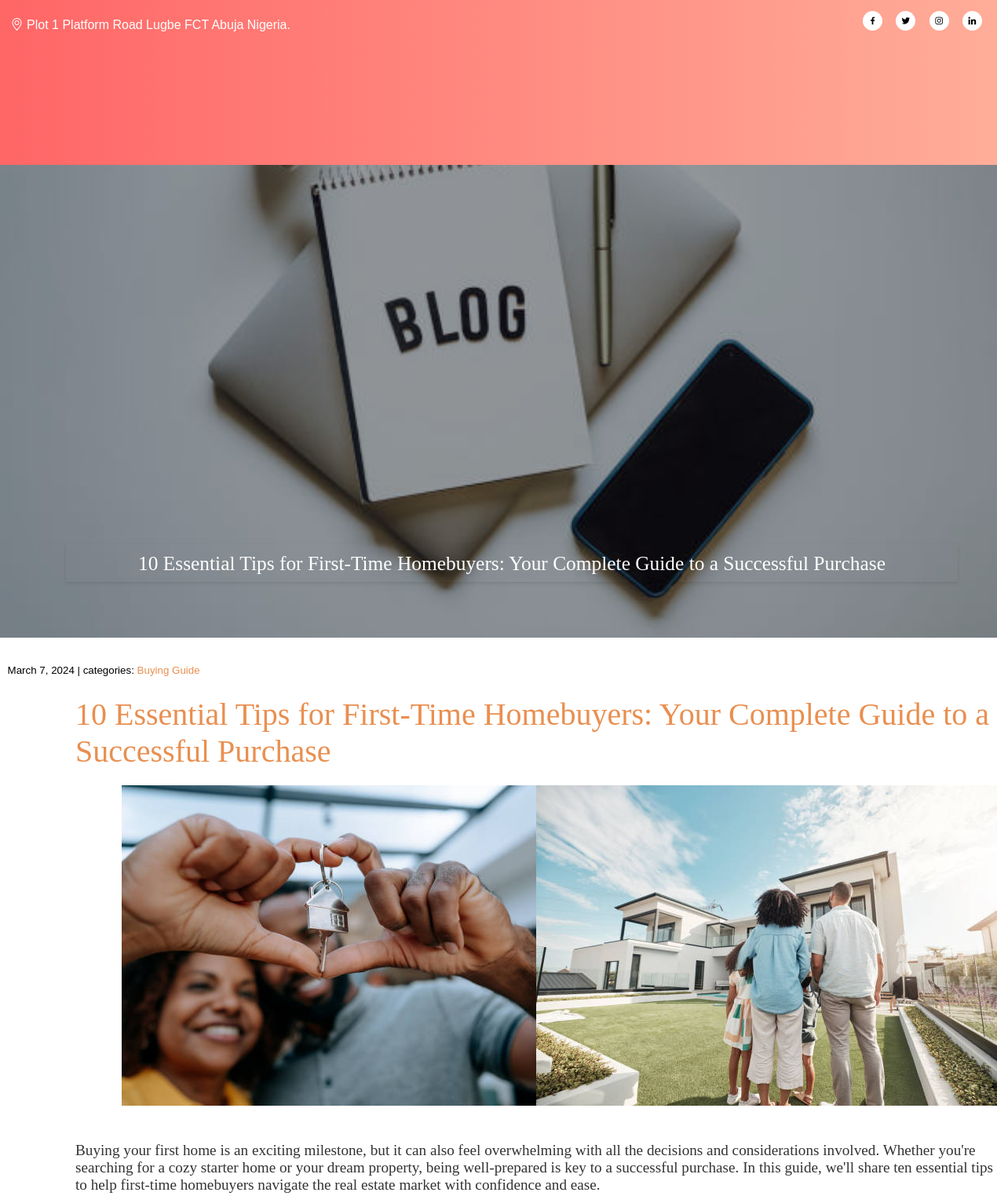
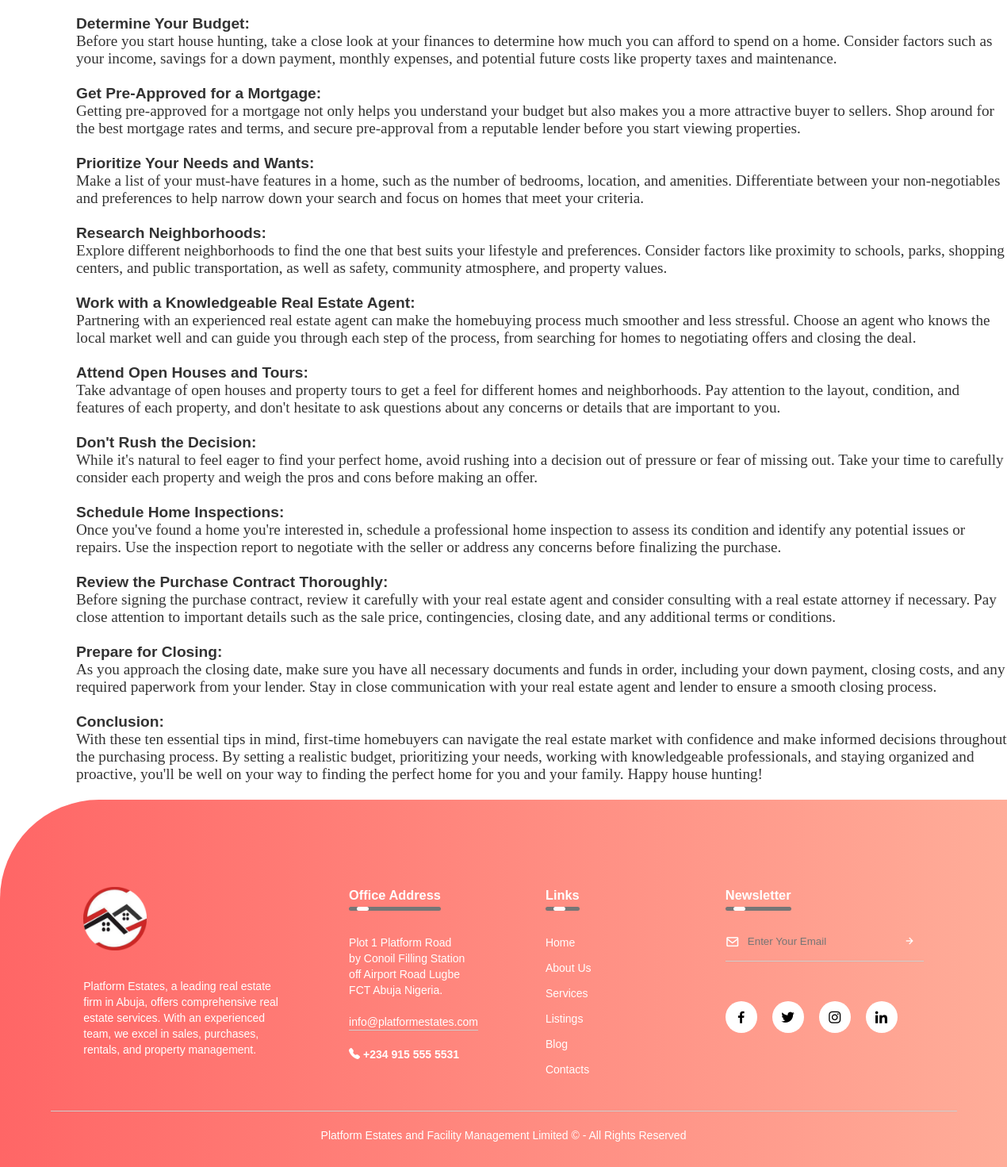
The app's page /post/4/ with its own data (2 pictures, top to bottom).
### estates/models.py (models this page shows, shortened)
class Post(models.Model):
    title = models.CharField(max_length = 300)
    body = models.TextField()
    image = models.ImageField(upload_to = 'media/', null = True, blank = True)
    image_1 = models.ImageField(upload_to='media/', null = True, blank = True)
    date_created = models.DateTimeField(auto_now_add = True)
    categories = models.ManyToManyField('Category', related_name = 'posts')

class Category(models.Model):
    name = models.CharField(max_length = 50)
    class Meta:
        verbose_name_plural = 'Categories'

### estates/views.py (the view)
# urls.py: path('post/<int:pk>/', views.blog_detail, name = 'blog_detail'),
def blog_detail(request, pk):
    post = Post.objects.get(pk=pk)
    comments = Comment.objects.filter(post=post)
    context = {
            'post': post,
            'comments': comments,
            }
    return render(request, 'pages/blog_detail.html', context)

### estates/templates/pages/blog_detail.html (shortened to what this page needs)
{% load static %}
<!DOCTYPE html>
<html>
    <head>
        <link rel = 'stylesheet' href='https://unpkg.com/boxicons@2.1.4/css/boxicons.min.css'>
        <link rel = 'stylesheet' href='https://cdn.jsdelivr.net/npm/bootstrap-icons@1.11.3/font/bootstrap-icons.min.css'>
        <link rel = 'stylesheet' href ='{% static 'head_foot.css' %}'>
        <link rel = 'stylesheet' href ='{% static 'home.css' %}'>
        <link rel = 'stylesheet' href  ='{% static 'blog.css' %}'>
    </head>
    <body>
        <div class = 'container'>
            <div class = 'pre_head'>
                <p> <span class = 'address'> <i class="bi bi-geo-alt"></i> Plot 1 Platform Road Lugbe FCT Abuja Nigeria.</span>
                    <span class = 'profile_links'>
                    <a href = 'https://www.facebook.com/profile.php?id=100089944118473'><i class='bx bxl-facebook'></i></a>
		            <a href = 'https://twitter.com/Platformestate3'><i class='bx bxl-twitter'></i></a>
		            <a href = 'https://www.instagram.com/platformestate/'><i class='bx bxl-instagram'></i></a>
		            <a href = 'https://ng.linkedin.com/in/platform-estates-bb3751263'><i class='bx bxl-linkedin'></i></a>
                    </span>
                </p>
            </div>
            <hr/>
    <header>
	    <div class="logo">
            <a href='/'><img src="{% static 'platform_logo (2).png' %}" alt="Platform Logo" class = 'logo'></a>
        </div>
	    <nav>
		    <ul>
			    <li><a href = '/' class = 'active'> Home </a></li>
			    <li><a href = '{% url 'about_us' %}'> About Us </a></li>
			    <li><a href = '#'> Services </a></li>
			    <li><a href = '#'> Listings </a></li>
			    <li><a href = '{% url 'blog' %}'> Blog </a></li>
			    <li><a href = '#'> Contact </a></li>
		    </ul>
	    </nav>
        <div class = 'quote'><p> {{ post.title }} </p></div>
    </header>
        <div class = 'small'><small>
            {{ post.date_created.date }} | categories:
            {% for category in post.categories.all %}
                <a href = '{% url 'blog_category' category.name %}'> {{ category.name }} </a>
            {% endfor %}
        </small></div>
        <div class = 'blog_content'>
            <h3> {{ post.title }} </h3>
            <div class = 'image'>
                <div class = 'img'>
                    {% if post.image %}
                        <img src="{{post.image.url}}" alt="{{ post.title }}"/>
                    {% endif %}
                </div>
                <div class = 'img'>
                    {% if post.image_1 %}
                        <img src = '{{post.image_1.url}}' alt='home buying'/>
                    {% endif %}
                </div>
            </div>
            <p> {{post.body | safe }} </p>
        </div>
    <footer>
        <div class = 'row'>
            <div class = 'col'>
                <img src = '{% static 'platform_logo.PNG' %}' alt = 'Logo' class = 'logo'>
                <p> Platform Estates, a leading real estate firm in Abuja, offers comprehensive real estate services. With an experienced team, we excel in sales, purchases, rentals, and property management.</p>
            </div>
            <div class = 'col'>
                <h3> Office Address <div class = 'underline'><span></span></div></h3>
                <p> Plot 1 Platform Road </p>
                <p> by Conoil Filling Station off Airport Road Lugbe  </p>
                <p> FCT Abuja Nigeria. </p>
                <p class = 'email_id'> info@platformestates.com </p>
                <h4><i class = "bi bi-telephone-fill"></i> +234 915 555 5531 </h4>
            </div>
            <div class = 'col'>
                <h3> Links <div class = 'underline'><span></span></div></h3>
                <ul>
                   <li><a href = '/'> Home </a></li>
                   <li><a href = '{% url 'about_us' %}'> About Us </a></li>
                   <li><a href = '#'> Services </a></li>
                   <li><a href = '#'> Listings </a></li>
                   <li><a href = '{% url 'blog' %}'> Blog </a></li>
                    <li><a href = '#'> Contacts </a></li>
                </ul>
            </div>
            <div class = 'col'>
                <h3> Newsletter <div class = 'underline'><span></span></div></h3>
               <form>
                    <i class='bx bx-envelope'></i>
                    <input type = 'email' placeholder='Enter Your Email' required>
                    <button type = 'submit'> <i class='bx bx-right-arrow-alt'></i> </button>
               </form>
                <div class = 'social_icons'>
                    <a href = 'https://www.facebook.com/profile.php?id=100089944118473'><i class='bx bxl-facebook'></i></a>
                    <a href = 'https://twitter.com/Platformestate3'><i class='bx bxl-twitter'></i></a>
                    <a href = 'https://www.instagram.com/platformestate/'><i class='bx bxl-instagram'></i></a>
                    <a href = 'https://ng.linkedin.com/in/platform-estates-bb3751263'><i class='bx bxl-linkedin'></i></a>
                 </div>
            </div>
        </div>
        <hr/>
            <p class = 'copyright'> Platform Estates and Facility Management Limited &copy; {{ date|date:'Y' }} - All Rights Reserved </p>
    </footer>
    </body>
</html>

### estates/static/head_foot.css (style rules this page uses)
* { margin: 0; padding: 0; box-sizing: border-box; font-family: 'poppins', sans-serif; }
.pre_head { position: absolute; top: 0; left: 0; height: 7%; width: 100%; z-index: 2; background: linear-gradient(to right,#ff6666, #ffad99); color: #fff; font-size: 1em; font-family: 'Montserrat', sans-serif; }
.pre_head p { padding-top: 1.1%; text-align: center; position: relative; }
.pre_head .address { position: absolute; left: 0; padding-left: 0.5%; padding-top: 0.7%; transform: translateX(2%) }
.pre_head .profile_links { position: absolute; right: 0; padding-right: 0.5%; }
.profile_links i { width: 25px; height: 25px; border-radius: 50%; text-align: center; line-height: 25px; font-size: .8em; color: #000; background: #fff; margin-right: 1em; cursor: pointer; }
header { height: 100vh; position: relative; width: 100%; }
header::before { content: ''; position: absolute; top: 0; left: 0; width: 100%; height: 100vh; background-color: rgba(0, 0, 0, 0.4); }
header .logo { width: 40%; max-width: 50%; position: absolute; top: 2.8em; left: 2%; height: auto; cursor: pointer; }
nav { background: transparent; width: 100%; position: absolute; top: 12%; }
nav ul li { display: inline-block; line-height: 5em; margin: 0 0.3em; }
nav ul { float: right; margin-right: 3.3em; }
nav ul li a { color: #fff; text-decoration: none; font-weight: bold; font-size: 1.25em; padding: 0.6em 1em; border: 3px solid transparent; transition: .2s; cursor: pointer; }
nav ul li a:hover, nav ul li a.active { border-bottom-color: #FFAD99; }
header .quote { position: absolute; bottom: 4.4em; right: 3.1em; padding: 0.6em; background: transparent; box-shadow: 0 0.125em 0.25em rgba(0, 0, 0, 0.1); color: #fff; text-align: center; }
header .quote p { font-size: 2vw; font-family: 'Tangerine', serif; width: 44em; }
footer { width: 100%; position: static; bottom: 0; background: linear-gradient(to right,#ff6666, #ffad99); color: #fff; padding: 100px 0 30px; border-top-left-radius: 125px; font-size: 14px; line-height: 20px; margin-top: 1.5em; }
footer .row { width: 85%; margin: auto; display: flex; flex-wrap: wrap; align-items: flex-start; justify-content: space-between; }
footer .logo { width: 80px; margin-bottom: 30px; }
footer .col { flex-basis: 25%; padding: 10px; }
footer .col:nth-child(2), footer .col:nth-child(3) { flex-basis: 15%; }
.col h3 { width: fit-content; margin-bottom: 40px; position: relative; }
.col .email_id { width: fit-content; border-bottom: 1px solid #ccc; margin: 20px 0; }
footer ul li { list-style: none; margin-bottom: 12px; }
footer ul a { text-decoration: none; color: #fff; cursor: pointer; }
footer form { padding-bottom: 15px; display: flex; align-items: center; justify-content: space-between; border-bottom: 1px solid #ccc; margin-bottom: 50px; }
footer form i { font-size: 18px; margin-right: 10px; }
footer form input { width: 100%; background: transparent; color: #ccc; border: 0; outline: none; }
footer form button { background: transparent; border: 0; outline: none; cursor: pointer; }
footer form button .bx-right-arrow-alt { font-size: 16px; color: #fff; }
footer .social_icons i { width: 40px; height: 40px; border-radius: 50%; text-align: center; line-height: 40px; font-size: 20px; color: #000; background: #fff; margin-right: 15px; cursor: pointer; }
footer hr { width: 90%; border: 0; border-bottom: 1px solid #ccc; margin: 20px auto; }
footer .copyright { text-align: center; }
footer .underline { width: 100%; height: 5px; background: #767676; border-radius: 3px; position: absolute; top: 25px; left: 0; overflow: hidden; }
footer .underline span { width: 15px; height: 100%; background: #fff; border-radius: 3px; position: absolute; top: 0; left: 10px; animation: moving 2s linear infinite; }

### estates/static/home.css (style rules this page uses)
* { margin: 0; padding: 0; box-sizing: border-box; }
header { background: url(header_background2.jpg); background-size: cover; background-position: center; background-repeat: no-repeat; }
hr { width: 20%; margin: 0 auto; margin-top: 0.6em; border-color: #E98F50; outline: #E98F50; }

### records on screen
Post: title "10 Essential Tips for First-Time Homebuyers: Your Complete Guide to a Successful Purchase", date_created "March 7, 2024", image (picture), image_1 (picture), body "Buying your first home is an exciting milestone, but it can also feel overwhelming with all the decisions and considerations involved. Whether you're searching for a cozy starter home or your dream property, being well-prepared is key to a successful purchase. In this guide, we'll share ten essential tips to help first-time homebuyers navigate the real estate market with confidence and ease. Determine Your Budget: Before you start house hunting, take a close look at your finances to determine how much you can afford to spend on a home. Consider factors such as your income, savings for a down payment, monthly expenses, and potential future costs like property taxes and maintenance. Get…"
Category: name "Buying Guide"
